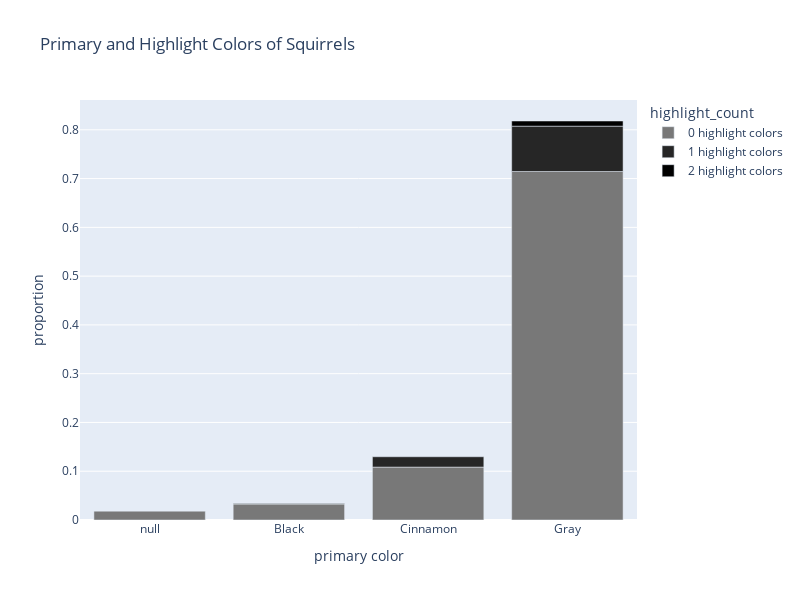

The notebook cell this image was saved under:
### Code cell
color_distr = px.bar(aggregate, 
                     x = 'primary color',
                     y = 'proportion',
                    color='highlight_count',
                    color_discrete_map={
                        '0 highlight colors': '#787878',
                        '1 highlight colors': '#262626',
                        '2 highlight colors': '#000000'
                    },
                     width=800,
                     height=600,
                     title='Primary and Highlight Colors of Squirrels'
                    )
color_distr.show()

### Figure 1 — Plotly figure (JSON) as saved in the notebook; plotly's stock layout.template omitted (floating-point values rounded to 4 significant figures)
{"data": [{"alignmentgroup": "True", "hovertemplate": "highlight_count=0 highlight colors<br>primary color=%{x}<br>proportion=%{y}<extra></extra>", "legendgroup": "0 highlight colors", "marker": {"color": "#787878", "pattern": {"shape": ""}}, "name": "0 highlight colors", "offsetgroup": "0 highlight colors", "orientation": "v", "showlegend": true, "textposition": "auto", "type": "bar", "x": ["null", "Black", "Cinnamon", "Gray"], "xaxis": "x", "y": [0.01819, 0.03275, 0.1085, 0.7145], "yaxis": "y"}, {"alignmentgroup": "True", "hovertemplate": "highlight_count=1 highlight colors<br>primary color=%{x}<br>proportion=%{y}<extra></extra>", "legendgroup": "1 highlight colors", "marker": {"color": "#262626", "pattern": {"shape": ""}}, "name": "1 highlight colors", "offsetgroup": "1 highlight colors", "orientation": "v", "showlegend": true, "textposition": "auto", "type": "bar", "x": ["Black", "Cinnamon", "Gray"], "xaxis": "x", "y": [0.001323, 0.02117, 0.09295], "yaxis": "y"}, {"alignmentgroup": "True", "hovertemplate": "highlight_count=2 highlight colors<br>primary color=%{x}<br>proportion=%{y}<extra></extra>", "legendgroup": "2 highlight colors", "marker": {"color": "#000000", "pattern": {"shape": ""}}, "name": "2 highlight colors", "offsetgroup": "2 highlight colors", "orientation": "v", "showlegend": true, "textposition": "auto", "type": "bar", "x": ["Gray"], "xaxis": "x", "y": [0.01059], "yaxis": "y"}], "layout": {"barmode": "relative", "height": 600, "legend": {"title": {"text": "highlight_count"}, "tracegroupgap": 0}, "title": {"text": "Primary and Highlight Colors of Squirrels"}, "width": 800, "xaxis": {"anchor": "y", "domain": [0, 1], "title": {"text": "primary color"}}, "yaxis": {"anchor": "x", "domain": [0, 1], "title": {"text": "proportion"}}}}
